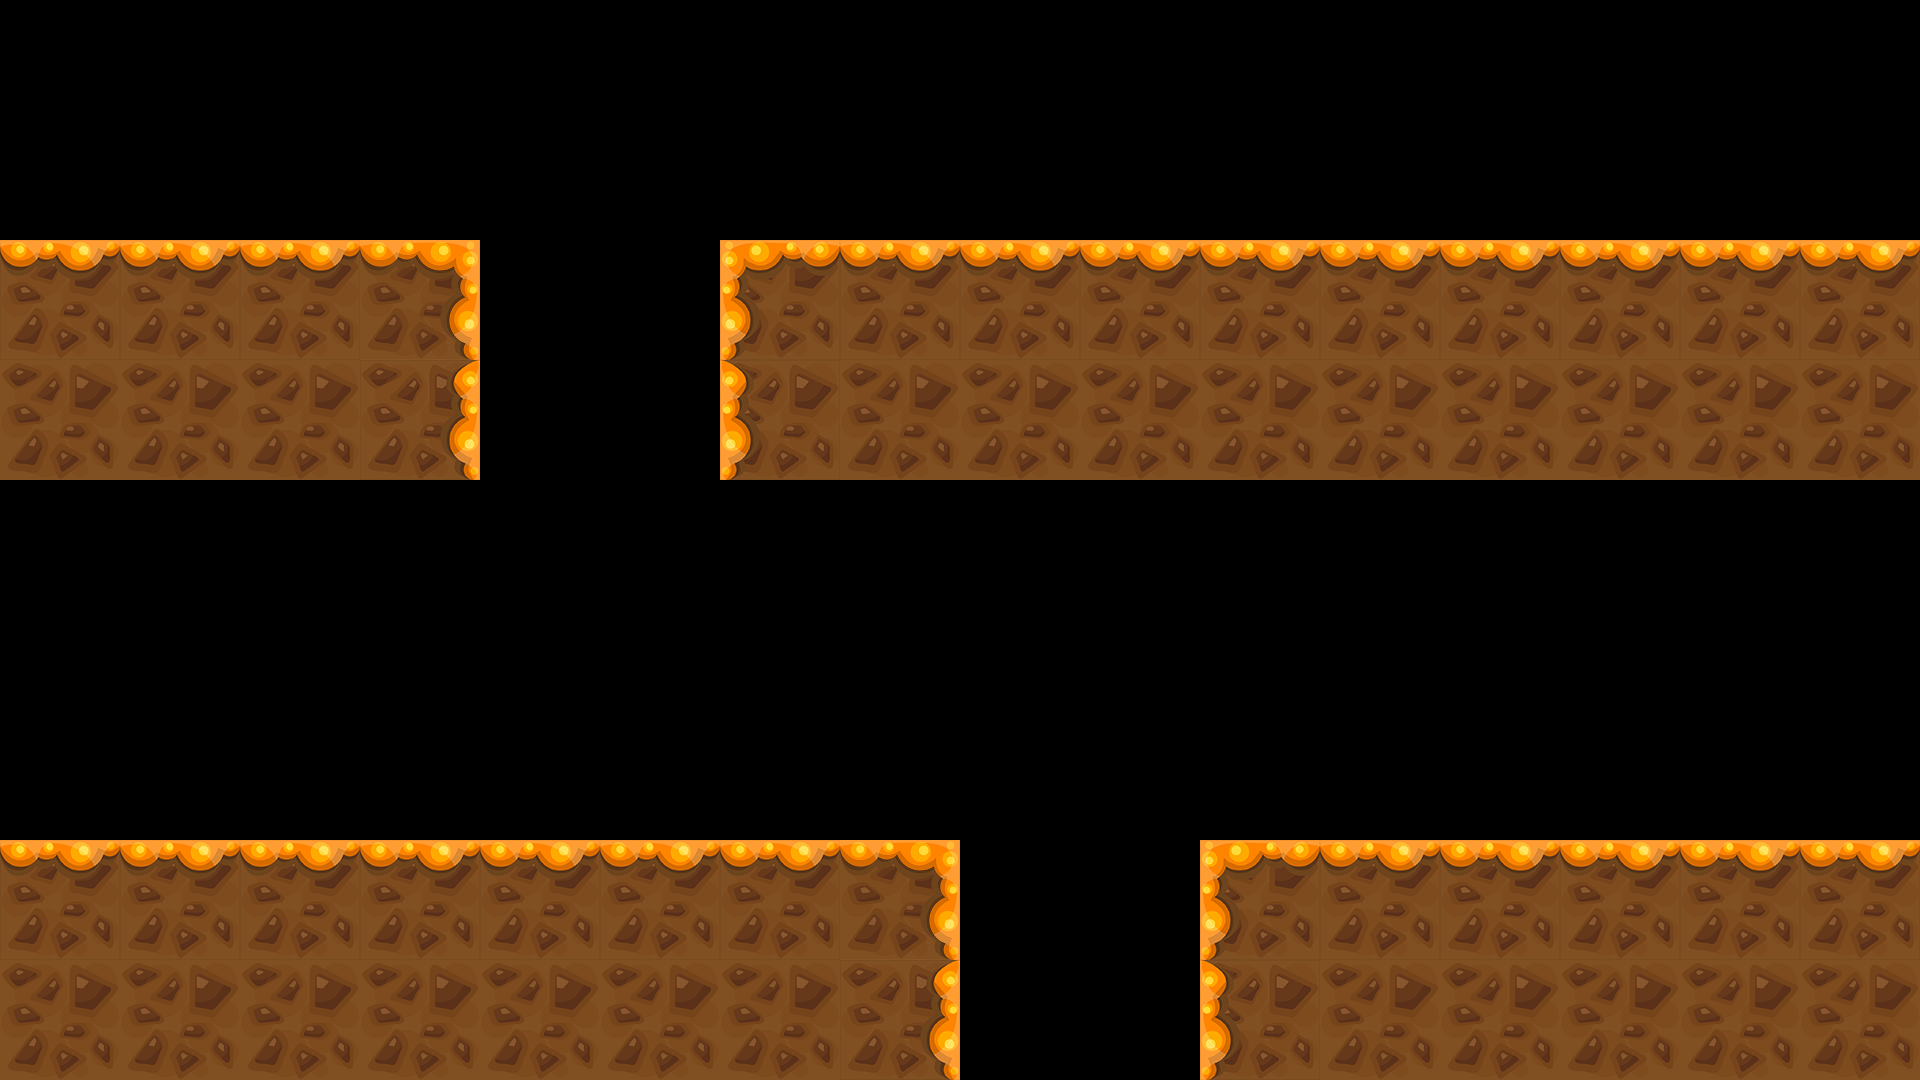

Tiled map render using the project's own tile images. Description and the whole map definition, tile-layer contents included, below:
An orthogonal 16x9 tile map with 120x120 px tiles, 1 tile layer (terrain) and 9 objects (user, 1, portal, centrosome, duplicator).

<map version="1.2" tiledversion="1.2.4" orientation="orthogonal" renderorder="right-down" width="16" height="9" tilewidth="120" tileheight="120" infinite="0" nextlayerid="9" nextobjectid="56">
 <tileset firstgid="1" source="tilesets/tileset_mitosis.tsx" />
 <layer id="1" name="terrain" width="16" height="9">
  <data encoding="csv">
0,0,0,0,0,0,0,0,0,0,0,0,0,0,0,0,
0,0,0,0,0,0,0,0,0,0,0,0,0,0,0,0,
4,4,4,3,0,0,2,4,4,4,4,4,4,4,4,4,
1,1,1,8,0,0,7,1,1,1,1,1,1,1,1,1,
0,0,0,0,0,0,0,0,0,0,0,0,0,0,0,0,
0,0,0,0,0,0,0,0,0,0,0,0,0,0,0,0,
0,0,0,0,0,0,0,0,0,0,0,0,0,0,0,0,
4,4,4,4,4,4,4,3,0,0,2,4,4,4,4,4,
1,1,1,1,1,1,1,8,0,0,7,1,1,1,1,1
</data>
 </layer>
 <objectgroup id="2" name="terrain_rectangles">
  <object id="17" x="-222" y="240" width="702" height="240" />
  <object id="22" x="720" y="240" width="1304" height="237.333" />
  <object id="24" x="-159.333" y="840" width="1119.33" height="362.667" />
  <object id="25" x="1200.5" y="840" width="840" height="360" />
 </objectgroup>
 <objectgroup id="7" name="interaction_blocks">
  <object id="38" name="user" x="240" y="80" />
  <object id="41" name="chromatin" type="1" x="1412.33" y="671" height="24" />
  <object id="45" name="portal" x="1739" y="767" width="24" height="24" />
  <object id="53" name="centrosome" x="312" y="670" height="24" />
 </objectgroup>
 <objectgroup id="8" name="pass_through">
  <object id="51" name="duplicator" x="962" y="892" width="240" height="120" />
 </objectgroup>
</map>